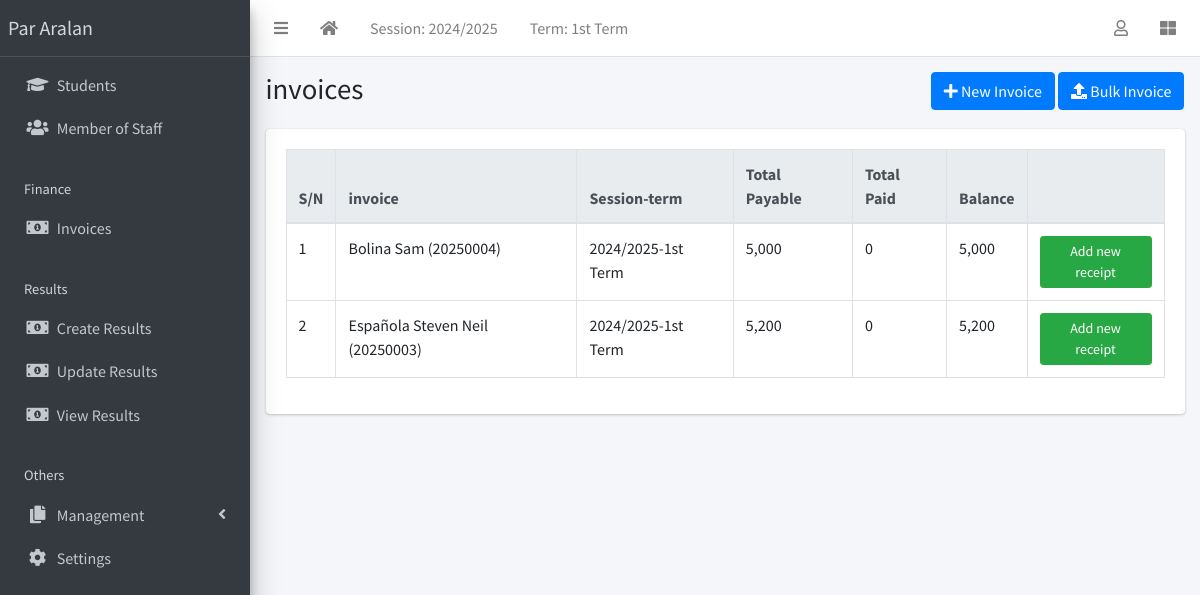
Screenshot of /finance/list/ (signed in) with the database file from the repository.
### apps/corecode/models.py (models this page shows, shortened)
class AcademicSession(models.Model):
    name = models.CharField(max_length=200, unique=True)
    current = models.BooleanField(default=True)
    class Meta:
        ordering = ["-name"]
    def __str__(self):
        return self.name

class AcademicTerm(models.Model):
    name = models.CharField(max_length=20, unique=True)
    current = models.BooleanField(default=True)
    class Meta:
        ordering = ["name"]
    def __str__(self):
        return self.name

class SiteConfig(models.Model):
    key = models.SlugField()
    value = models.CharField(max_length=200)

### apps/finance/models.py (models this page shows, shortened)
class Invoice(models.Model):
    student = models.ForeignKey(Student, on_delete=models.CASCADE)
    session = models.ForeignKey(AcademicSession, on_delete=models.CASCADE)
    term = models.ForeignKey(AcademicTerm, on_delete=models.CASCADE)
    class_for = models.ForeignKey(StudentClass, on_delete=models.CASCADE)
    balance_from_previous_term = models.IntegerField(default=0)
    status = models.CharField(
        max_length=20,
        choices=[("active", "Active"), ("closed", "Closed")],
        default="active",
    )
    class Meta:
        ordering = ["student", "term"]
    def __str__(self):
        return f"{self.student}"
    def balance(self):
        payable = self.total_amount_payable()
        paid = self.total_amount_paid()
        return payable - paid
    def amount_payable(self):
        items = InvoiceItem.objects.filter(invoice=self)
        total = 0
        for item in items:
            total += item.amount
        return total
    def total_amount_payable(self):
        return self.balance_from_previous_term + self.amount_payable()
    def total_amount_paid(self):
        receipts = Receipt.objects.filter(invoice=self)
        amount = 0
        for receipt in receipts:
            amount += receipt.amount_paid
        return amount

class InvoiceItem(models.Model):
    invoice = models.ForeignKey(Invoice, on_delete=models.CASCADE)
    description = models.CharField(max_length=200)
    amount = models.IntegerField()

### apps/students/models.py (models this page shows, shortened)
class Student(models.Model):
    STATUS_CHOICES = [("active", "Active"), ("inactive", "Inactive")]
    GENDER_CHOICES = [("male", "Male"), ("female", "Female")]
    current_status = models.CharField(
        max_length=10, choices=STATUS_CHOICES, default="active"
    )
    registration_number = models.CharField(max_length=200, unique=True)
    surname = models.CharField(max_length=200)
    firstname = models.CharField(max_length=200)
    other_name = models.CharField(max_length=200, blank=True)
    gender = models.CharField(max_length=10, choices=GENDER_CHOICES, default="male")
    date_of_birth = models.DateField(default=timezone.now)
    current_class = models.ForeignKey(
        StudentClass, on_delete=models.SET_NULL, blank=True, null=True
    )
    date_of_admission = models.DateField(default=timezone.now)
    mobile_num_regex = RegexValidator(
        regex="^[0-9]{10,15}$", message="Entered mobile number isn't in a right format!"
    )
    parent_mobile_number = models.CharField(
        validators=[mobile_num_regex], max_length=13, blank=True
    )
    address = models.TextField(blank=True)
    others = models.TextField(blank=True)
    passport = models.ImageField(blank=True, upload_to="students/passports/")
    class Meta:
        ordering = ["surname", "firstname", "other_name"]
    def __str__(self):
        return f"{self.surname} {self.firstname} {self.other_name} ({self.registration_number})"

### apps/finance/views.py (the view)
# urls.py: path("list/", InvoiceListView.as_view(), name="invoice-list"),
class InvoiceListView(LoginRequiredMixin, ListView):
    model = Invoice

### apps/corecode/context_processors.py (called while the page is built)
def site_defaults(request):
    current_session = AcademicSession.objects.get(current=True)
    current_term = AcademicTerm.objects.get(current=True)
    vals = SiteConfig.objects.all()
    contexts = {
        "current_session": current_session.name,
        "current_term": current_term.name,
    }
    for val in vals:
        contexts[val.key] = val.value
    return contexts

### apps/finance/templates/finance/invoice_list.html (shortened to what this page needs)
{% extends 'base.html' %}
{% load humanize %}
{% block title %}invoices{% endblock title %}
{% block breadcrumb %}
<a class="btn btn-primary" href="{% url 'invoice-create' %}"><i
    class="fas fa-plus"></i> New Invoice</a>
<a class="btn btn-primary" href="{% url 'bulk-invoice' %}"><i
    class="fas fa-upload"></i> Bulk Invoice</a>
{% endblock breadcrumb %}
{% block content %}
  <div class="table-responsive">
    <table id="invoicetable" class="table table-bordered table-hover">
      <thead class="thead-light">
        <tr>
          <th>S/N</th>
          <th>invoice</th>
          <th>Session-term</th>
          <th>Total Payable</th>
          <th>Total Paid</th>
          <th>Balance</th>
          <th></th>
        </tr>
      </thead>
      <tbody>
        {% for invoice in object_list %}
          <tr class='clickable-row' data-href="{% url 'invoice-detail' invoice.id %}">
            <td>{{ forloop.counter}}</td>
            <td>{{ invoice}}</td>
            <td>{{ invoice.session}}-{{ invoice.term}}</td>
            <td>{{ invoice.total_amount_payable | intcomma }}</td>
            <td>{{ invoice.total_amount_paid | intcomma }}</td>
            <td>{{ invoice.balance | intcomma }}</td>
            <td><a class="btn btn-success btn-sm"
                href="{% url 'receipt-create' %}?invoice={{ invoice.id }}">Add new
                receipt</a></td>
          </tr>
        {% endfor %}
      </tbody>
    </table>
  </div>
{% endblock content %}

### templates/base.html (shortened to what this page needs)
{% load static %}
<!DOCTYPE html>
<html lang="en">
<head>
  <link rel="stylesheet" href="{% static 'plugins/fontawesome-free/css/all.min.css' %}">
  <link rel="stylesheet" href="{% static 'plugins/toastr/toastr.min.css' %}">
  <link rel="stylesheet"
    href="{% static 'plugins/overlayScrollbars/css/OverlayScrollbars.min.css' %}">
  <link rel="stylesheet" href="{% static 'plugins/Datatables/datatables.min.css' %}" />
  <link rel="stylesheet" href="{% static 'dist/css/adminlte.min.css' %}">
</head>
<body
  class="hold-transition sidebar-mini layout-fixed layout-navbar-fixed layout-footer-fixed">
  <div class="wrapper">
    <nav class="main-header navbar navbar-expand navbar-white navbar-light">
      <ul class="navbar-nav">
        <li class="nav-item">
          <a class="nav-link" data-widget="pushmenu" href="#" role="button"><i
              class="fas fa-bars"></i></a>
        </li>
        <li class="nav-item d-none d-sm-inline-block">
          <a href="{% url 'home' %} " class="nav-link"><i class="fa fa-home"></i></a>
        </li>
        <li class="nav-item d-none d-sm-inline-block">
          <a href="{% url 'current-session' %}" class="nav-link">Session: {{ current_session }}</a>
        </li>
        <li class="nav-item d-none d-sm-inline-block">
          <a href="{% url 'current-session' %}" class="nav-link">Term: {{ current_term }}</a>
        </li>
      </ul>
      <ul class="navbar-nav ml-auto">
        <li class="nav-item dropdown">
          <a class="nav-link" data-toggle="dropdown" href="#">
            <i class="far fa-user"></i>
          </a>
        </li>
        <li class="nav-item">
          <a class="nav-link" data-widget="control-sidebar" data-slide="true"
            href="#" role="button"><i class="fas fa-th-large"></i></a>
        </li>
      </ul>
    </nav>
    <aside class="main-sidebar sidebar-dark-primary elevation-4">
      <a href="{% url 'home' %}" class="brand-link">{{ school_name | default:"Par Aralan" }}</a>
      <div class="sidebar">
        <nav class="mt-2">
          <ul class="nav nav-pills nav-sidebar flex-column"
            data-widget="treeview" role="menu" data-accordion="false">
            <li class="nav-item">
              <a href="{% url 'student-list' %}" class="nav-link">
                <i class="nav-icon fas fa-graduation-cap"></i>
                <p>
                  Students
                </p>
              </a>
            </li>
            <li class="nav-item">
              <a href="{% url 'staff-list' %}" class="nav-link">
                <i class="nav-icon fas fa-users"></i>
                <p>
                  Member of Staff
                </p>
              </a>
            </li>
            <li class="nav-header">Finance</li>
            <li class="nav-item">
              <a href="{% url 'invoice-list' %}" class="nav-link">
                <i class="nav-icon fas fa-money-bill-alt"></i>
                <p>
                  Invoices
                </p>
              </a>
            </li>
            <li class="nav-header">Results</li>
            <li class="nav-item">
              <a href="{% url 'create-result' %}" class="nav-link">
                <i class="nav-icon fas fa-money-bill-alt"></i>
                <p>
                  Create Results
                </p>
              </a>
            </li>
            <li class="nav-item">
              <a href="{% url 'edit-results' %}" class="nav-link">
                <i class="nav-icon fas fa-money-bill-alt"></i>
                <p>
                  Update Results
                </p>
              </a>
            </li>
            <li class="nav-item">
              <a href="{% url 'view-results' %}" class="nav-link">
                <i class="nav-icon fas fa-money-bill-alt"></i>
                <p>
                  View Results
                </p>
              </a>
            </li>
            <li class="nav-header">Others</li>
            <li class="nav-item has-treeview">
              <a href="#" class="nav-link">
                <i class="nav-icon fas fa-copy"></i>
                <p>
                  Management
                  <i class="fas fa-angle-left right"></i>
                </p>
              </a>
            </li>
            <li class="nav-item">
              <a href="{% url 'configs' %}" class="nav-link">
                <i class="nav-icon fas fa-cog"></i>
                <p>
                  Settings
                </p>
              </a>
            </li>
          </ul>
        </nav>
      </div>
    </aside>
    <div class="content-wrapper">
      <section class="content-header">
        <div class="container-fluid">
          <div class="row mb-1">
            <div class="col-sm-8">
              <h1>{% block title %}{% endblock title %}</h1>
            </div>
            <div class="col-sm-4">
              <ol class="breadcrumb float-sm-right">
                <li class="breadcrumb-item">{% block breadcrumb %}{% endblock breadcrumb %}</li>
              </ol>
            </div>
          </div>
        </div>
      </section>
      <section class="content">
        <div class="container-fluid">
          <div class="row">
            <div class="col-md-12">
              {% block fullcard %}
              <div class="card">
                <div class="card-body">
                  <div class="row">
                    <div class="col">
                      {% block content %}
                      {% endblock content %}
                    </div>
                  </div>
                </div>
              </div>
              {% endblock fullcard %}
            </div>
          </div>
        </div>
      </section>
    </div>
  </div>
</body>
</html>

### rows the page displays
AcademicSession: name "2024/2025"
AcademicTerm: name "1st Term"
SiteConfig: value "Par Aralan"
Invoice: student.registration_number "Bolina Sam (20250004)", session "2024/2025", term "1st Term", total_amount_payable "5,000", total_amount_paid "0", balance "5,000"
Invoice: student.registration_number "Española Steven Neil (20250003)", session "2024/2025", term "1st Term", total_amount_payable "5,200", total_amount_paid "0", balance "5,200"
